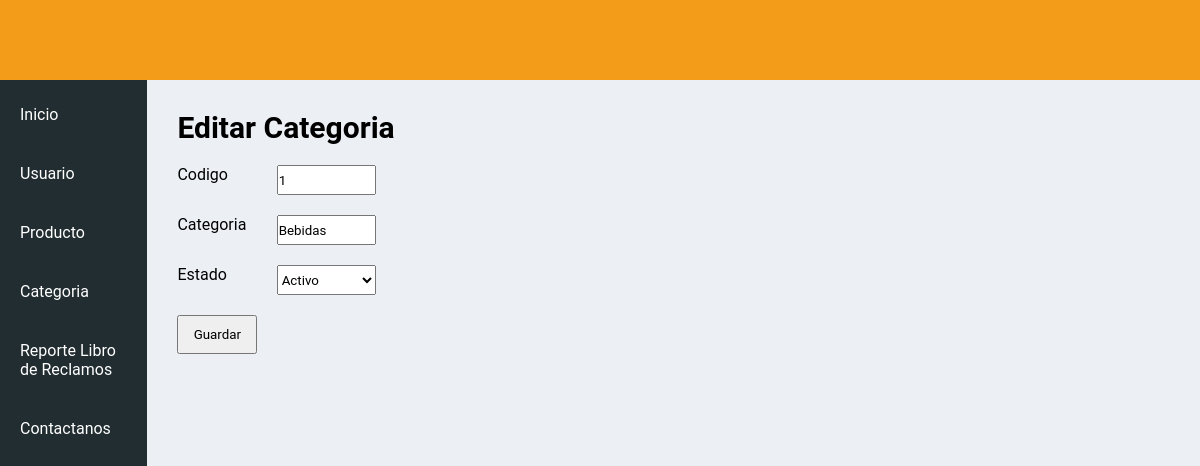
The page /admin/CtgEditar.php?id=1 on the database its author committed.
### tables this page shows
CREATE TABLE `categoria` (
  `id_categoria` int(11) NOT NULL,
  `nom_categoria` varchar(50) NOT NULL,
  `estado` varchar(50) NOT NULL
);

### admin/CtgEditar.php (the view, shortened to what this page needs)
<?php
    include 'dashboard-barra-superior.php';
    include 'dashboard-barra-lateral.php';
    include '../php/cnx.php';
    $id = $_GET['id'];
?>
        <div class="cuerpo-contenedor">
            <div class="cuerpo-contenedor-form">
                <h1>Editar Categoria</h1>
                <?php
                    $sql = "SELECT * FROM categoria where id_categoria = '$id'";
                    $resultado = mysqli_query($cnx,$sql);
                    while($row = mysqli_fetch_array($resultado))
                {?>
                <form method="POST" action="UpdateCtg.php?id=<?php echo $row['id_categoria']?>">
                    <div>
                        <label>Codigo</label>
                        <input type="text" name="codigo" value="<?php echo $row['id_categoria'] ?>" readonly >
                    </div>
                    <div>
                        <label>Categoria</label>
                         <input type="text" name="categoria" value="<?php echo $row['nom_categoria'] ?>">
                    </div>
                    <div>
                        <label>Estado</label>
                        <select name="estado">
                            <option value=<?php echo $row['estado'] ?>><?php echo $row['estado'] ?></option>
                        </select>
                    </div>
                    <input type="submit" name="guardar-categoria" id="btn" value="Guardar">
                <?php } ?>
            </div>
        </div>
    </div>
</body>
</html>

### css/dashboard.css (style rules this page uses)
* { margin: 0px; padding: 0px; font-family: 'Roboto', sans-serif; box-sizing: border-box; }
#cuerpo .cuerpo-contenedor { height: 90vh; width: 100%; background:#eceff4; }

### css/dashboard-cuerpo.css (style rules this page uses)
* { margin: 0px; padding: 0px; font-family: 'Roboto', sans-serif; box-sizing: border-box; }
.cuerpo-contenedor .cuerpo-contenedor-form { padding: 10px; margin: 20px; }
.cuerpo-contenedor .cuerpo-contenedor-form h1 { font-size: 30px; margin-bottom: 20px; }
.cuerpo-contenedor .cuerpo-contenedor-form div { width: 20%; height: 30px; display: flex; justify-content: space-between; flex-wrap: wrap; margin-bottom: 20px; text-align: center; }
.cuerpo-contenedor .cuerpo-contenedor-form input,select { width: 50% }
#btn { display: block; padding: 10px; width: 80px; cursor: pointer; }

### rows shown on the page
categoria: codigo "1", categoria "Bebidas", estado "Activo"
